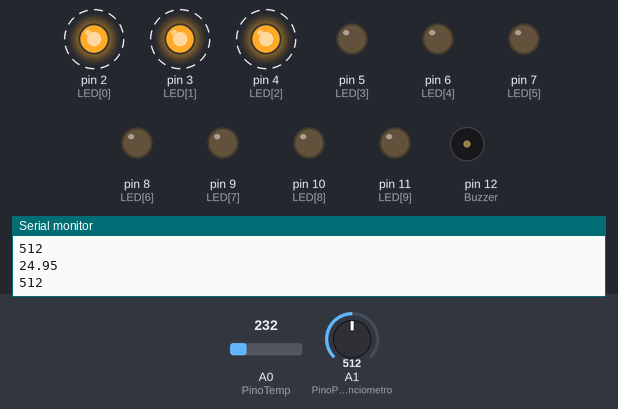
The sketch below on a simulated Arduino Leonardo, built for the host (arithmetic inside an expression is 32-bit, double 64-bit). Parts: output pins drawn as LEDs (lit = HIGH), buzzer (waves = sounding, pin HIGH), the last lines printed to the serial monitor. Dashed ring = blinking. Inputs (shaded band) come from the test bench; at power-on: A0 (PinoTemp) = 232, A1 (PinoPotenciometro) = 512.

Above: at 1.8 s.
1.9 s: A0 (PinoTemp) set to 240
At 2.9 s:
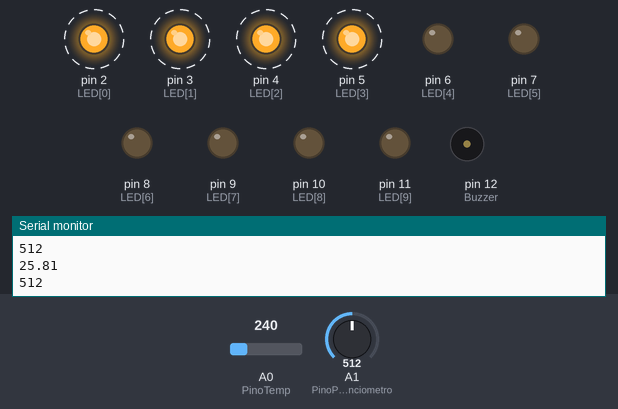
6.0 s: A0 (PinoTemp) set to 250
At 7.0 s:
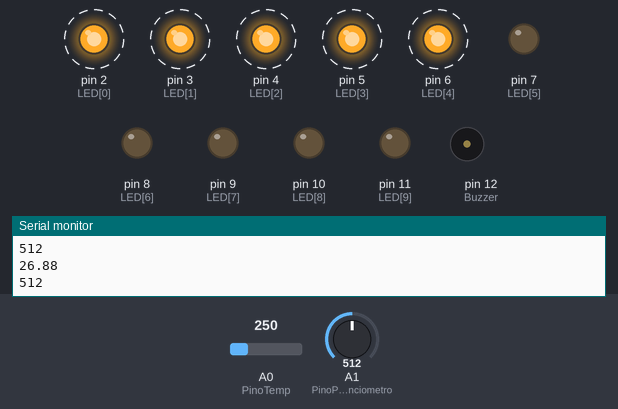
10.1 s: A0 (PinoTemp) set to 266
At 11.1 s:
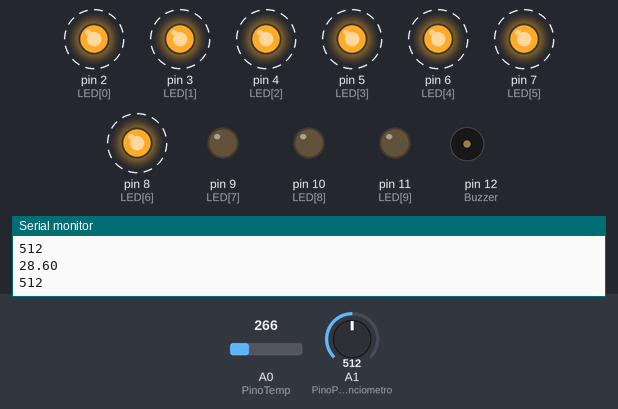
14.2 s: A1 (PinoPotenciometro) set to 306
At 14.8 s:
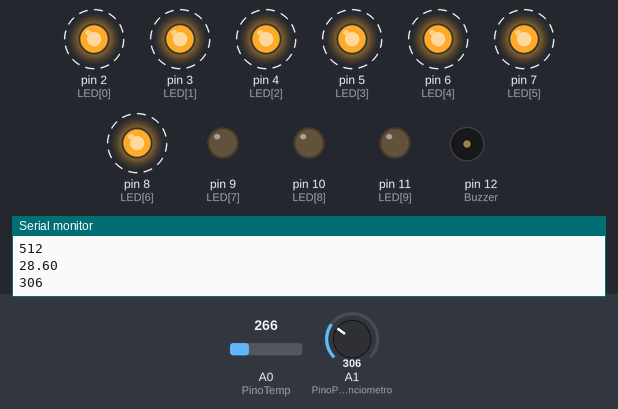
17.7 s: A0 (PinoTemp) set to 270
At 18.47 s:
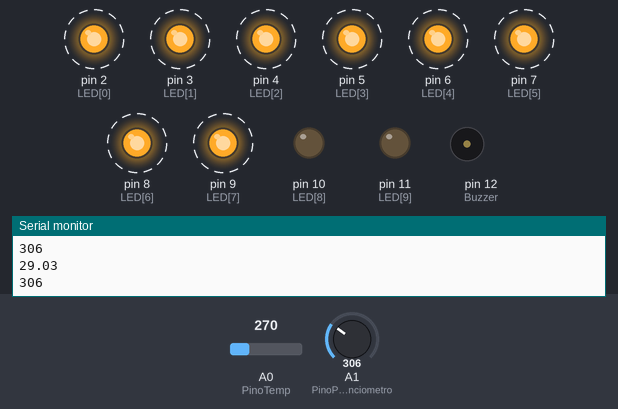
21.6 s: A0 (PinoTemp) set to 290
At 22.15 s:
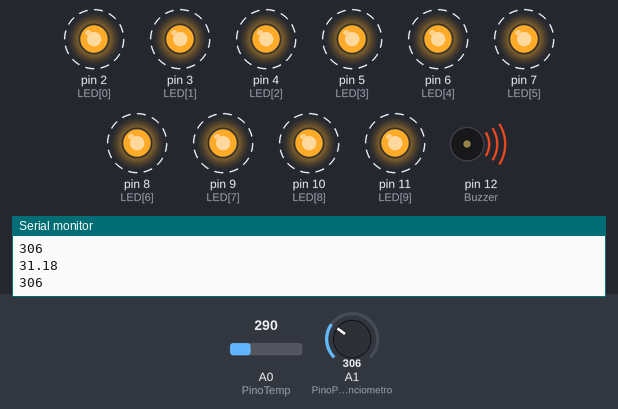
Timing chart, 0 to 26.1 s (numbered marks = the images above; inputs shaded):
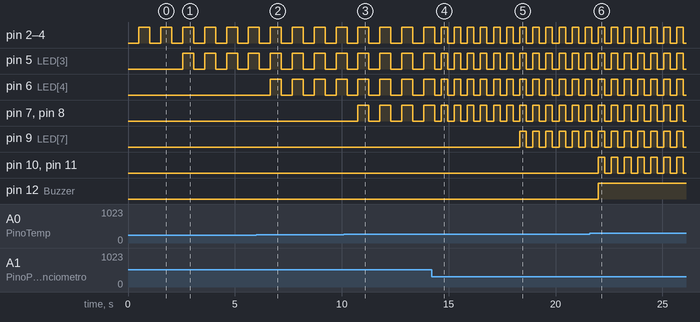

Measured:
- the behaviour switches between 232 and 233 on A0 (PinoTemp) (found by bisection; images 0 and 1)
- the behaviour switches between 269 and 270 on A0 (PinoTemp) (found by bisection; images 4 and 5)
- after the input at 1.9 s, pin 5 (LED[3]): alternates HIGH for 0.51 s and LOW for 0.51 s, starting after 0.66 s
- after the input at 6.0 s, pin 6 (LED[4]): alternates HIGH for 0.51 s and LOW for 0.51 s, starting after 0.66 s
- after the input at 10.1 s, pin 7 (LED[5]), pin 8 (LED[6]): alternates HIGH for 0.51 s and LOW for 0.51 s, starting after 0.66 s
- after the input at 14.2 s, pin 2 (LED[0]), pin 3 (LED[1]), pin 4 (LED[2]), pin 5 (LED[3]), pin 6 (LED[4]), pin 7 (LED[5]), pin 8 (LED[6]): alternates HIGH for 0.31 s and LOW for 0.31 s, starting after 0.45 s
- after the input at 17.7 s, pin 9 (LED[7]): alternates HIGH for 0.31 s and LOW for 0.31 s, starting after 0.62 s
- after the input at 21.6 s, pin 10 (LED[8]), pin 11 (LED[9]): alternates HIGH for 0.31 s and LOW for 0.31 s, starting after 0.40 s; pin 12 (Buzzer): LOW → HIGH after 0.40 s

The sketch:

Ativ4_Ex1_Aula9_TermometroPotenciometro.ino
```cpp
const int LM35 = 0;
float temperatura = 0;
int ADClido = 0;
const int Buzzer = 12;
const int LED[] = {2,3,4,5,6,7,8,9,10,11};
const int PinoTemp = A0;

const int PinoPotenciometro = A1;
unsigned int ValorPot = 0;

int tempBase = 22;


void setup()
{
  analogReference(INTERNAL1V1);
  pinMode(Buzzer, OUTPUT);
  for(int x = 0; x < 10; x++)
  {
    pinMode(LED[x], OUTPUT);
    Serial.begin(9600);
  }
}
void loop()
{
  ValorPot = analogRead(PinoPotenciometro);

  ADClido = analogRead(PinoTemp);
  temperatura = ADClido * 0.1075268817204301; //no Leonardo use 0.4887585532
  Serial.println(temperatura);
  Serial.println(ValorPot);
  Serial.println("");

  for(int x = 0; x < 10; x++)
  {
    digitalWrite(LED[x], LOW);
  }

  delay(ValorPot);

  if(temperatura >= tempBase){
  digitalWrite(LED[0], HIGH);
  }
  else{
  digitalWrite(LED[0], LOW);
  }
  if(temperatura >= (tempBase + 1)){
  digitalWrite(LED[1], HIGH);
  }
  else{
  digitalWrite(LED[1], LOW);
  }
  if(temperatura >= (tempBase + 2)){
  digitalWrite(LED[2], HIGH);
  }
  else{
  digitalWrite(LED[2], LOW);
  }
  if(temperatura >= (tempBase + 3)){
  digitalWrite(LED[3], HIGH);
  }
  else{
  digitalWrite(LED[3], LOW);
  }
  if(temperatura >= (tempBase + 4)){
  digitalWrite(LED[4], HIGH);
  }
  else{
  digitalWrite(LED[4], LOW);
  }
  if(temperatura >= (tempBase + 5)){
  digitalWrite(LED[5], HIGH);
  }
  else{
  digitalWrite(LED[5], LOW);
  }
  if(temperatura >= (tempBase + 6)){
  digitalWrite(LED[6], HIGH);
  }
  else{
  digitalWrite(LED[6], LOW);
  }
  if(temperatura >= (tempBase + 7)){
  digitalWrite(LED[7], HIGH);
  }
  else{
  digitalWrite(LED[7], LOW);
  }
  if(temperatura >= (tempBase + 8)){
  digitalWrite(LED[8], HIGH);
  }
  else{
  digitalWrite(LED[8], LOW);
  }
  if(temperatura >= (tempBase + 9)){
  digitalWrite(LED[9], HIGH);
  digitalWrite(Buzzer,HIGH);
  }
  else{
  digitalWrite(LED[9], LOW);
  digitalWrite(Buzzer,LOW);
  }
  delay(ValorPot);
}
```
